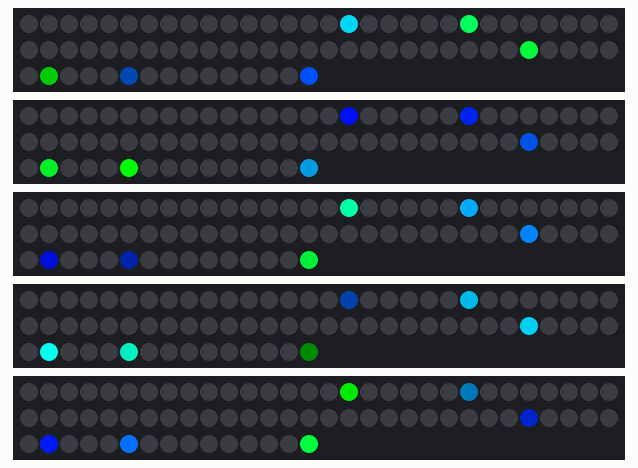
Simulated run of this sketch. Board: Arduino Uno, built with avr-gcc and run on an emulated ATmega328P. On the bench: 5 × 75 RGB LEDs in strip order, left to right, continuing on the next row. Random numbers use the default seed unless the sketch sets one.

Above: at 27.67 s.
At 28.03 s:
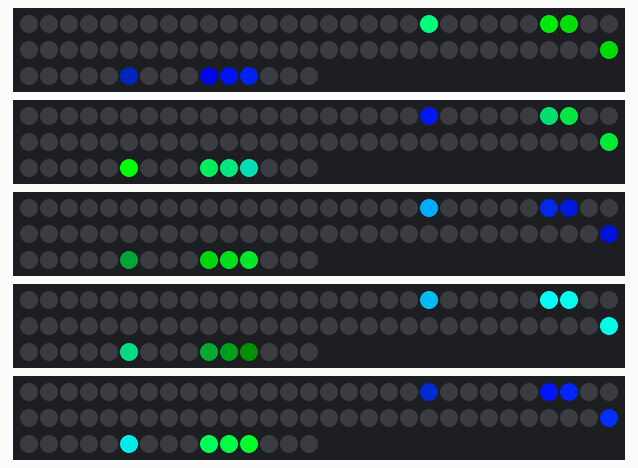
At 28.75 s:
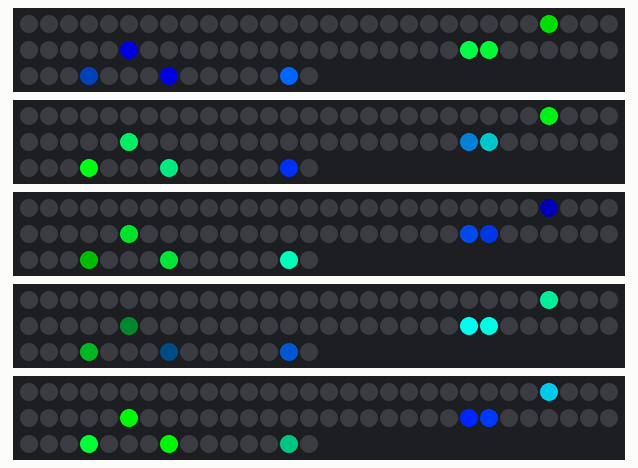
At 30.35 s:
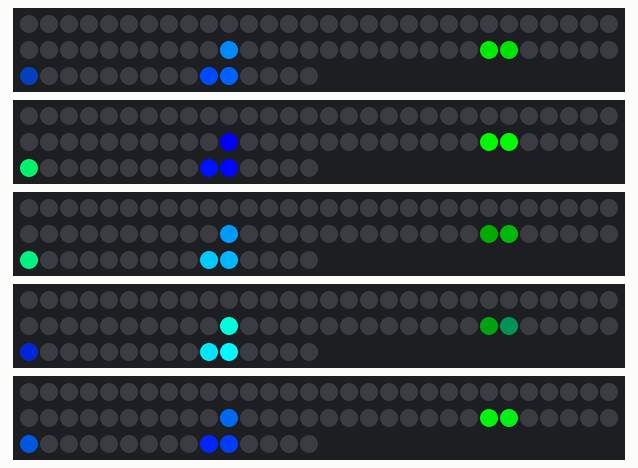
At 31.16 s:
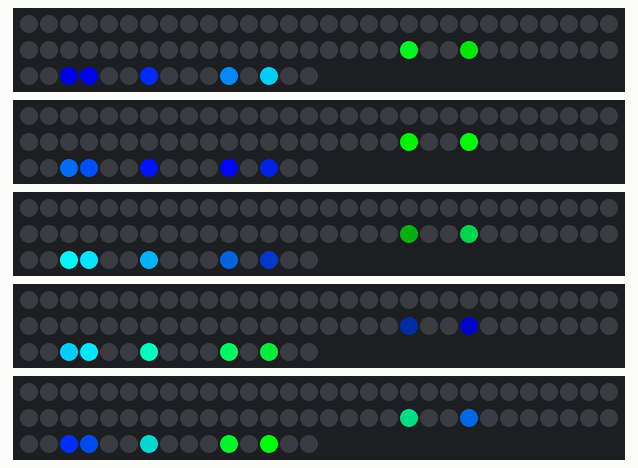

The sketch:

ptsoflight.ino
```cpp
#include "FastLED.h"
#define NUM_LEDS 75
#define NUM_STRIPS 5
CRGB leds[NUM_STRIPS][NUM_LEDS];

struct Point {
  int val = 0;
  int direction = 1;
  int life = 0;
  int lifespan = 150;
  Point *next;
};

struct Point *pointHead = 0;

void setup() {
  FastLED.addLeds<NEOPIXEL, 0>(leds[0], NUM_LEDS);
  FastLED.addLeds<NEOPIXEL, 1>(leds[1], NUM_LEDS);
  FastLED.addLeds<NEOPIXEL, 2>(leds[2], NUM_LEDS);
//  FastLED.addLeds<NEOPIXEL, 3>(leds, NUM_LEDS); // not working
//  FastLED.addLeds<NEOPIXEL, 4>(leds, NUM_LEDS); // not working
  FastLED.addLeds<NEOPIXEL, 5>(leds[3], NUM_LEDS);
  FastLED.addLeds<NEOPIXEL, 6>(leds[4], NUM_LEDS);
//  Serial.begin(9600);
  pointHead = new Point();
}

void loop()
{
  updatePoints();

  for (int s = 0; s < NUM_STRIPS; s++) {
    for (int i = 0; i < NUM_LEDS; i++) {
      Point *ptr = pointHead;
      bool set = false;
      do {
        if (i == ptr->val) {
          set = true;
        }
        ptr = ptr->next;
      } while (ptr);

      if (set) {
                double b = 127 * (1 + sin((i * 0.2) + (millis() * 0.00042 * (s + 1))));
        double g = 127 * (1 + sin((i * 0.2) + (millis() * 0.00036 * (s + 1))));
        leds[s][i] = CRGB(
            0,
            g,
            b);
      } else {
        leds[s][i] = CRGB(0, 0, 0);
      }
    }
  }

  FastLED.show();
  delay(60);
}

void updatePoints()
{
  Point *ptr = pointHead;
  Point *prev = 0;

  if ((random() % 10) == 0) {
    Point *newPt = new Point();
    newPt->lifespan = 20 + random() % 10;
    newPt->val = random() % NUM_LEDS;
    newPt->direction = 1;
    append(pointHead, newPt);
  }

  do
  {
    ptr->val += ptr->direction;

    if (ptr->val >= NUM_LEDS) {
      ptr->direction = -1;
    } else if (ptr->val <= 0) {
      ptr->direction = 1;
    }

    if (ptr->life++ >= ptr->lifespan) {
      if (prev == 0) { // this is the head
        if (ptr == pointHead) {
          Point *newHead = pointHead->next;
          if (newHead) {
            delete pointHead;
            pointHead = newHead;
            ptr = pointHead;
          }
        }
      } else {
        prev->next = ptr->next;
        delete ptr;
        ptr = prev->next;
      }
    }

    if (!ptr) {
      break;
    }

    prev = ptr;
    ptr = ptr->next;
  } while (ptr);
}

void append(Point *head, Point *item) {
  while (head->next) {
    head = head->next;
  }

  head->next = item;
}
```
